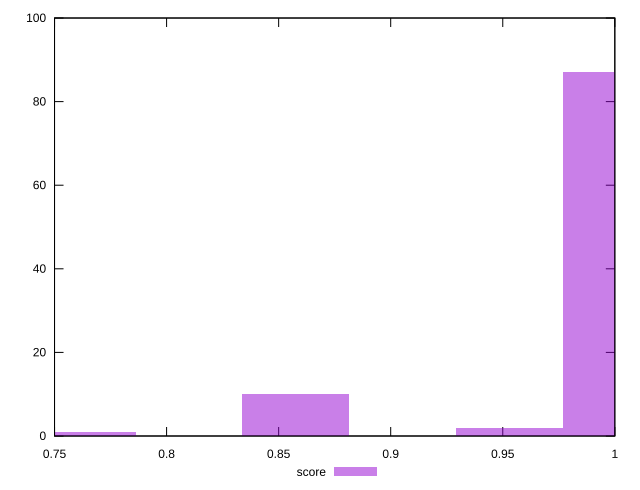

The script that saved this image:
reset

$score <<EOF
1.0006288542057757 87
0.8576818750335221 10
0.7623838889186864 1
0.952979861148358 2
EOF

set key outside below
set boxwidth 0.0476489930574179
set xrange [0.75:1]
set yrange [0:100]
set trange [0:100]
set style fill transparent solid 0.5 noborder
set terminal svg size 640, 490 enhanced background rgb 'white'
set output "reprap/unminified-javascript/samples/pages+cached+noexternal/score/histogram.svg"

plot $score title "score" with boxes

reset
